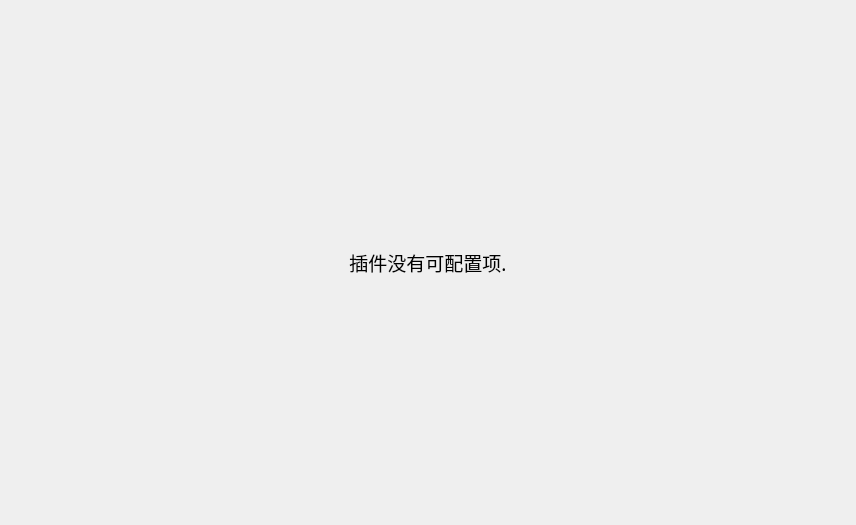
<?xml version="1.0" encoding="UTF-8"?>
<ui version="4.0">
    <class>FileManagerSettingPage</class>
    <widget class="QWidget" name="FileManagerSettingPage">
        <property name="geometry">
            <rect>
                <x>0</x>
                <y>0</y>
                <width>856</width>
                <height>525</height>
            </rect>
        </property>
        <property name="windowTitle">
            <string>Form</string>
        </property>
        <layout class="QVBoxLayout" name="verticalLayout">
            <item>
                <widget class="QLabel" name="label">
                    <property name="font">
                        <font>
                            <family>文泉驿等宽微米黑</family>
                            <pointsize>14</pointsize>
                        </font>
                    </property>
                    <property name="text">
                        <string>插件没有可配置项.</string>
                    </property>
                    <property name="alignment">
                        <set>Qt::AlignCenter</set>
                    </property>
                </widget>
            </item>
        </layout>
    </widget>
    <resources/>
    <connections/>
</ui>
